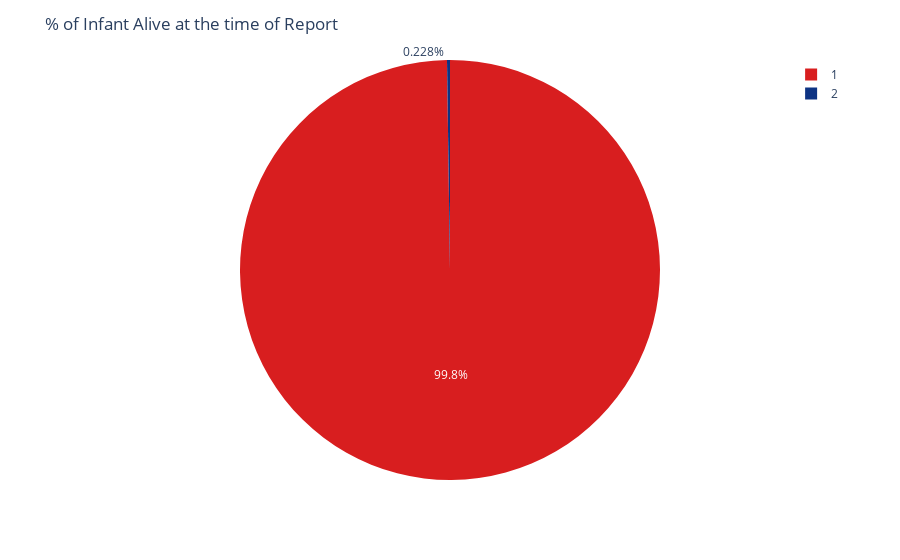

Write notebook code for a chart like this one.
### Code cell
fig = px.pie(df2, names='Infant Alive', color_discrete_sequence=['#D81E1F','#0D3383'])
fig.update_layout(title='% of Infant Alive at the time of Report')
fig.show()

### Figure 1 — Plotly figure (JSON) as saved in the notebook; plotly's stock layout.template omitted (floating-point values rounded to 4 significant figures; data arrays with more than 128 entries replaced by an {"elided": "..."} marker saying what was removed)
{"data": [{"domain": {"x": [0, 1], "y": [0, 1]}, "hovertemplate": "Infant Alive=%{label}<extra></extra>", "labels": {"elided": "36333 int values"}, "legendgroup": "", "name": "", "showlegend": true, "type": "pie"}], "layout": {"legend": {"tracegroupgap": 0}, "margin": {"t": 60}, "piecolorway": ["#D81E1F", "#0D3383"], "title": {"text": "% of Infant Alive at the time of Report"}}}
